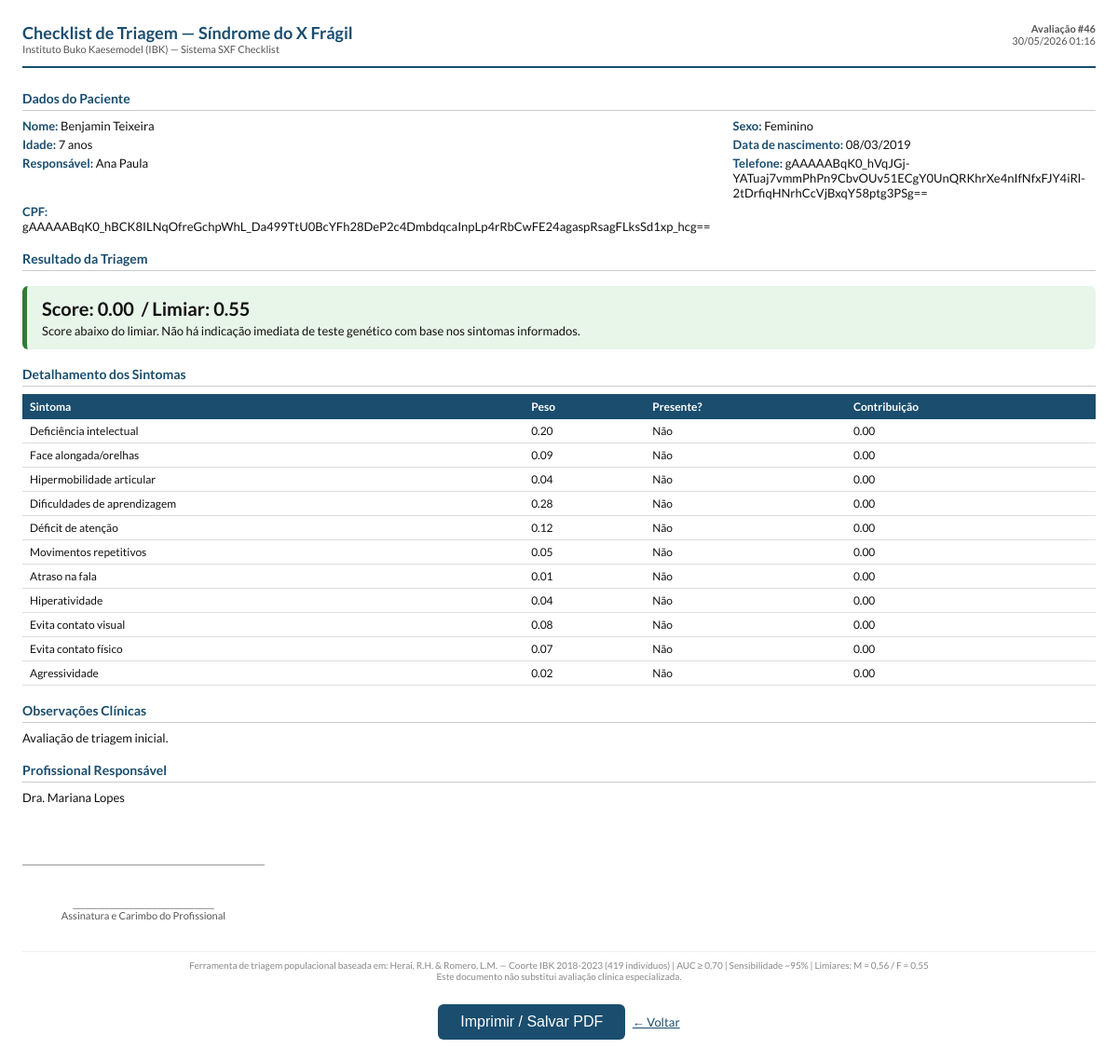
/avaliacoes/46/imprimir (signed in), run on the app's committed database.
### app/models.py (models this page shows, shortened)
class Avaliacao(db.Model):
    __tablename__ = "avaliacoes"
    id = db.Column(db.Integer, primary_key=True)
    paciente_id = db.Column(db.Integer, db.ForeignKey("pacientes.id"), nullable=False)
    usuario_id = db.Column(db.Integer, db.ForeignKey("usuarios.id"))
    instituicao_id = db.Column(db.Integer, db.ForeignKey("instituicoes.id"), nullable=True)
    score = db.Column(db.Numeric(6, 4), nullable=False, default=0)
    limiar_aplicado = db.Column(db.Numeric(5, 4), nullable=False)
    recomenda_teste = db.Column(db.Boolean, nullable=False, default=False)
    status = db.Column(db.String(20), nullable=False, default="rascunho")
    observacoes = db.Column(db.Text)
    realizada_em = db.Column(db.DateTime, default=datetime.utcnow)
    finalizada_em = db.Column(db.DateTime)
    criado_em = db.Column(db.DateTime, default=datetime.utcnow)
    atualizado_em = db.Column(db.DateTime, default=datetime.utcnow, onupdate=datetime.utcnow)
    usuario = db.relationship("Usuario", lazy="joined")
    instituicao = db.relationship("Instituicao", foreign_keys=[instituicao_id], lazy="joined")
    sintomas = db.relationship(
        "AvaliacaoSintoma", backref="avaliacao", lazy=True,
        cascade="all, delete-orphan",
        order_by="AvaliacaoSintoma.sintoma_id"
    )

class Paciente(db.Model):
    __tablename__ = "pacientes"
    id = db.Column(db.Integer, primary_key=True)
    instituicao_id = db.Column(db.Integer, db.ForeignKey("instituicoes.id"), nullable=True)
    nome_completo = db.Column(db.String(150), nullable=False)
    data_nascimento = db.Column(db.Date, nullable=False)
    genero = db.Column(db.String(1), nullable=False)
    cpf = db.Column(EncryptedString)                         # criptografado
    cpf_hash = db.Column(db.String(64), nullable=True, index=True)
    nome_responsavel = db.Column(db.String(150))
    telefone_responsavel = db.Column(EncryptedString)        # criptografado
    email_responsavel = db.Column(EncryptedString)           # criptografado
    observacoes = db.Column(db.Text)
    cadastrado_por = db.Column(db.Integer, db.ForeignKey("usuarios.id"), nullable=False)
    ativo = db.Column(db.Boolean, nullable=False, default=True)
    criado_em = db.Column(db.DateTime, default=datetime.utcnow)
    atualizado_em = db.Column(db.DateTime, default=datetime.utcnow, onupdate=datetime.utcnow)
    __table_args__ = (
        CheckConstraint("genero IN ('M', 'F')", name="chk_paciente_genero"),
    )
    cadastrador = db.relationship("Usuario", foreign_keys=[cadastrado_por], lazy="joined")
    instituicao = db.relationship("Instituicao", foreign_keys=[instituicao_id], lazy="joined")
    avaliacoes = db.relationship(
        "Avaliacao", backref="paciente", lazy=True,
        order_by="Avaliacao.realizada_em.desc()"
    )
    @property
    def idade(self):
        if not self.data_nascimento:
            return None
        hoje = datetime.utcnow().date()
        anos = hoje.year - self.data_nascimento.year
        if (hoje.month, hoje.day) < (self.data_nascimento.month, self.data_nascimento.day):
            anos -= 1
        return anos
    @property
    def genero_extenso(self):
        return "Masculino" if self.genero == "M" else "Feminino"

class AvaliacaoSintoma(db.Model):
    __tablename__ = "avaliacao_sintomas"
    avaliacao_id = db.Column(db.Integer, db.ForeignKey("avaliacoes.id"), primary_key=True)
    sintoma_id = db.Column(db.Integer, db.ForeignKey("sintomas.id"), primary_key=True)
    presente = db.Column(db.Boolean, nullable=False, default=False)
    contribuicao = db.Column(db.Numeric(5, 4), nullable=False, default=0)
    sintoma = db.relationship("Sintoma", lazy="joined")

class Sintoma(db.Model):
    __tablename__ = "sintomas"
    id = db.Column(db.Integer, primary_key=True)
    codigo = db.Column(db.String(20), nullable=False, unique=True)
    nome = db.Column(db.String(120), nullable=False)
    descricao = db.Column(db.Text)
    peso_masculino = db.Column(db.Numeric(5, 4), nullable=False, default=0)
    peso_feminino = db.Column(db.Numeric(5, 4), nullable=False, default=0)
    ativo = db.Column(db.Boolean, nullable=False, default=True)
    ordem = db.Column(db.Integer, nullable=False, default=0)

class Usuario(UserMixin, db.Model):
    __tablename__ = "usuarios"
    id = db.Column(db.Integer, primary_key=True)
    role_id = db.Column(db.Integer, db.ForeignKey("roles.id"), nullable=False, default=Role.PROFISSIONAL)
    instituicao_id = db.Column(db.Integer, db.ForeignKey("instituicoes.id"), nullable=True)
    nome_completo = db.Column(db.String(150), nullable=False)
    email = db.Column(db.String(150), nullable=False, unique=True)
    senha_hash = db.Column(db.String(255), nullable=False)
    ativo = db.Column(db.Boolean, nullable=False, default=True)
    email_verificado = db.Column(db.Boolean, nullable=False, default=False)
    token_verificacao = db.Column(db.String(100))
    token_reset_senha = db.Column(db.String(100))
    token_reset_expira = db.Column(db.DateTime)
    ultimo_login = db.Column(db.DateTime)
    tentativas_login = db.Column(db.Integer, nullable=False, default=0)
    bloqueado_ate = db.Column(db.DateTime)
    paciente_id = db.Column(db.Integer, db.ForeignKey("pacientes.id"), nullable=True)
    criado_em = db.Column(db.DateTime, default=datetime.utcnow)
    atualizado_em = db.Column(db.DateTime, default=datetime.utcnow, onupdate=datetime.utcnow)
    role = db.relationship("Role", lazy="joined")
    instituicao = db.relationship("Instituicao", foreign_keys=[instituicao_id], lazy="joined")
    paciente_vinculo = db.relationship("Paciente", foreign_keys=[paciente_id], lazy="joined")

### app/views.py (the view)
@app.route("/avaliacoes/<int:avaliacao_id>/imprimir")
@login_required
def avaliacao_imprimir(avaliacao_id):
    avaliacao = Avaliacao.query.get_or_404(avaliacao_id)
    return render_template("avaliacao/imprimir.html", avaliacao=avaliacao)

### app/app.py (called while the page is built)
@login_manager.user_loader
def load_user(user_id):
    from app.models import Usuario
    return Usuario.query.get(int(user_id))

### app/models.py (called while the page is built, shortened)
def _get_fernet():
    global _fernet_instance
    if _fernet_instance is None:
        key = os.environ.get("ENCRYPTION_KEY") or os.environ.get("FLASK_SECRET_KEY")
        _fernet_instance = Fernet(key.encode() if isinstance(key, str) else key)
    return _fernet_instance

    def process_result_value(self, value, dialect):
        if value is None:
            return None
        try:
            return _get_fernet().decrypt(value.encode()).decode()
        except (InvalidToken, Exception):
            return value  # Retorna como está se não estiver criptografado (migração)

### app/templates/avaliacao/imprimir.html (shortened to what this page needs)
<!DOCTYPE html>
<html lang="pt-br">
<head>
</head>
<body>
  <div class="cabecalho">
    <div>
      <h1>Checklist de Triagem — Síndrome do X Frágil</h1>
      <p>Instituto Buko Kaesemodel (IBK) — Sistema SXF Checklist</p>
    </div>
    <div style="text-align:right">
      <p><strong>Avaliação #{{ avaliacao.id }}</strong></p>
      <p>{{ avaliacao.realizada_em.strftime('%d/%m/%Y %H:%M') }}</p>
    </div>
  </div>
  <h2>Dados do Paciente</h2>
  <div class="info-grid">
    <p><strong>Nome:</strong> {{ avaliacao.paciente.nome_completo }}</p>
    <p><strong>Sexo:</strong> {{ avaliacao.paciente.genero_extenso }}</p>
    <p><strong>Idade:</strong> {{ avaliacao.paciente.idade }} anos</p>
    <p><strong>Data de nascimento:</strong> {{ avaliacao.paciente.data_nascimento.strftime('%d/%m/%Y') }}</p>
    {% if avaliacao.paciente.nome_responsavel %}
    <p><strong>Responsável:</strong> {{ avaliacao.paciente.nome_responsavel }}</p>
    <p><strong>Telefone:</strong> {{ avaliacao.paciente.telefone_responsavel or '—' }}</p>
    {% endif %}
    {% if avaliacao.paciente.cpf %}
    <p><strong>CPF:</strong> {{ avaliacao.paciente.cpf }}</p>
    {% endif %}
  </div>
  <h2>Resultado da Triagem</h2>
  <div class="resultado {{ 'encaminhar' if avaliacao.recomenda_teste else 'negativo' }}">
    <p class="score-line">
      Score: {{ "%.2f"|format(avaliacao.score|float) }}
      &nbsp;/&nbsp;Limiar: {{ "%.2f"|format(avaliacao.limiar_aplicado|float) }}
    </p>
    {% if avaliacao.recomenda_teste %}
      <p>⚠ Score igual ou acima do limiar. Recomenda-se encaminhamento para <strong>teste genético confirmatório</strong> (PCR / Southern Blotting).</p>
    {% else %}
      <p>Score abaixo do limiar. Não há indicação imediata de teste genético com base nos sintomas informados.</p>
    {% endif %}
  </div>
  <h2>Detalhamento dos Sintomas</h2>
  <table>
    <thead>
      <tr>
        <th>Sintoma</th>
        <th>Peso</th>
        <th>Presente?</th>
        <th>Contribuição</th>
      </tr>
    </thead>
    <tbody>
      {% for av_s in avaliacao.sintomas %}
      <tr class="{{ 'presente' if av_s.presente else '' }}">
        <td>{{ av_s.sintoma.nome }}</td>
        <td>
          {% if avaliacao.paciente.genero == 'M' %}
            {{ "%.2f"|format(av_s.sintoma.peso_masculino|float) }}
          {% else %}
            {{ "%.2f"|format(av_s.sintoma.peso_feminino|float) }}
          {% endif %}
        </td>
        <td>{{ "✓ Sim" if av_s.presente else "Não" }}</td>
        <td>{{ "%.2f"|format(av_s.contribuicao|float) }}</td>
      </tr>
      {% endfor %}
    </tbody>
  </table>
  {% if avaliacao.observacoes %}
  <h2>Observações Clínicas</h2>
  <p>{{ avaliacao.observacoes }}</p>
  {% endif %}
  <h2>Profissional Responsável</h2>
  <p>{{ avaliacao.usuario.nome_completo if avaliacao.usuario else '—' }}</p>
  <br>
  <div class="assinatura">
    <br><br>
    ___________________________________<br>
    Assinatura e Carimbo do Profissional
  </div>
  <div class="rodape">
    Ferramenta de triagem populacional baseada em: Herai, R.H. &amp; Romero, L.M. — Coorte IBK 2018-2023 (419 indivíduos) |
    AUC ≥ 0,70 | Sensibilidade ~95% | Limiares: M = 0,56 / F = 0,55<br>
    Este documento não substitui avaliação clínica especializada.
  </div>
  <div class="no-print" style="margin-top:24px;text-align:center">
    <button onclick="window.print()"
      style="background:#1a4d6e;color:#fff;padding:10px 24px;border:none;border-radius:6px;font-size:1rem;cursor:pointer">
      Imprimir / Salvar PDF
    </button>
    <a href="{{ url_for('avaliacao_resultado', avaliacao_id=avaliacao.id) }}"
       style="color:#1a4d6e">← Voltar</a>
  </div>
</body>
</html>

### app/templates/avaliacao/imprimir.html (style rules this page uses)
* { box-sizing: border-box; margin: 0; padding: 0; }
body { font-family: 'Lato', sans-serif; font-size: 13px; color: #111; padding: 24px; }
.cabecalho { display: flex; justify-content: space-between; align-items: flex-start; margin-bottom: 24px; border-bottom: 2px solid #1a4d6e; padding-bottom: 12px; }
.cabecalho h1 { font-size: 18px; color: #1a4d6e; }
.cabecalho p { font-size: 11px; color: #555; }
h2 { font-size: 14px; color: #1a4d6e; margin: 18px 0 8px; border-bottom: 1px solid #ccc; padding-bottom: 4px; }
.info-grid { display: grid; grid-template-columns: 1fr 1fr; gap: 4px 24px; margin-bottom: 16px; }
.info-grid p strong { color: #1a4d6e; }
.resultado { padding: 12px 16px; border-radius: 6px; margin: 16px 0; }
.resultado.negativo { background: #e8f5e9; border-left: 5px solid #2e7d32; }
.resultado p { font-size: 13px; }
.resultado .score-line { font-size: 20px; font-weight: 700; margin-bottom: 4px; }
table { width: 100%; border-collapse: collapse; margin-top: 8px; }
th { background: #1a4d6e; color: #fff; padding: 6px 8px; text-align: left; font-size: 12px; }
td { padding: 5px 8px; border-bottom: 1px solid #ddd; font-size: 12px; }
.assinatura { margin-top: 48px; border-top: 1px solid #999; padding-top: 8px; width: 260px; text-align: center; font-size: 11px; color: #555; }
.rodape { margin-top: 32px; font-size: 10px; color: #888; text-align: center; border-top: 1px solid #eee; padding-top: 8px; }

### data on the page
Avaliacao: id "46", realizada_em "30/05/2026 01:16", score "0.00", limiar_aplicado "0.55", observacoes "Avaliação de triagem inicial."
Paciente: paciente.nome_completo "Benjamin Teixeira", paciente.genero_extenso "Feminino", paciente.idade "7", paciente.data_nascimento "08/03/2019", paciente.nome_responsavel "Ana Paula", paciente "gAAAAABqK0_hVqJGj-YATuaj7vmmPhPn9CbvOUv51ECgY0UnQRKhrXe4nIfNfxFJY4iRl-2tDrfiqHNrhCcVjBxqY58ptg3PSg==", paciente.cpf "gAAAAABqK0_hBCK8ILNqOfreGchpWhL_Da499TtU0BcYFh28DeP2c4DmbdqcaInpLp4rRbCwFE24agaspRsagFLksSd1xp_hcg=="
AvaliacaoSintoma: sintoma.nome "Deficiência intelectual", presente "Não", contribuicao "0.00"
Sintoma: sintoma.peso_feminino "0.20"
AvaliacaoSintoma: sintoma.nome "Face alongada/orelhas", presente "Não", contribuicao "0.00"
Sintoma: sintoma.peso_feminino "0.09"
AvaliacaoSintoma: sintoma.nome "Hipermobilidade articular", presente "Não", contribuicao "0.00"
Sintoma: sintoma.peso_feminino "0.04"
AvaliacaoSintoma: sintoma.nome "Dificuldades de aprendizagem", presente "Não", contribuicao "0.00"
Sintoma: sintoma.peso_feminino "0.28"
AvaliacaoSintoma: sintoma.nome "Déficit de atenção", presente "Não", contribuicao "0.00"
Sintoma: sintoma.peso_feminino "0.12"
AvaliacaoSintoma: sintoma.nome "Movimentos repetitivos", presente "Não", contribuicao "0.00"
Sintoma: sintoma.peso_feminino "0.05"
AvaliacaoSintoma: sintoma.nome "Atraso na fala", presente "Não", contribuicao "0.00"
Sintoma: sintoma.peso_feminino "0.01"
AvaliacaoSintoma: sintoma.nome "Hiperatividade", presente "Não", contribuicao "0.00"
Sintoma: sintoma.peso_feminino "0.04"
AvaliacaoSintoma: sintoma.nome "Evita contato visual", presente "Não", contribuicao "0.00"
Sintoma: sintoma.peso_feminino "0.08"
AvaliacaoSintoma: sintoma.nome "Evita contato físico", presente "Não", contribuicao "0.00"
Sintoma: sintoma.peso_feminino "0.07"
AvaliacaoSintoma: sintoma.nome "Agressividade", presente "Não", contribuicao "0.00"
Sintoma: sintoma.peso_feminino "0.02"
Usuario: usuario "Dra. Mariana Lopes"
